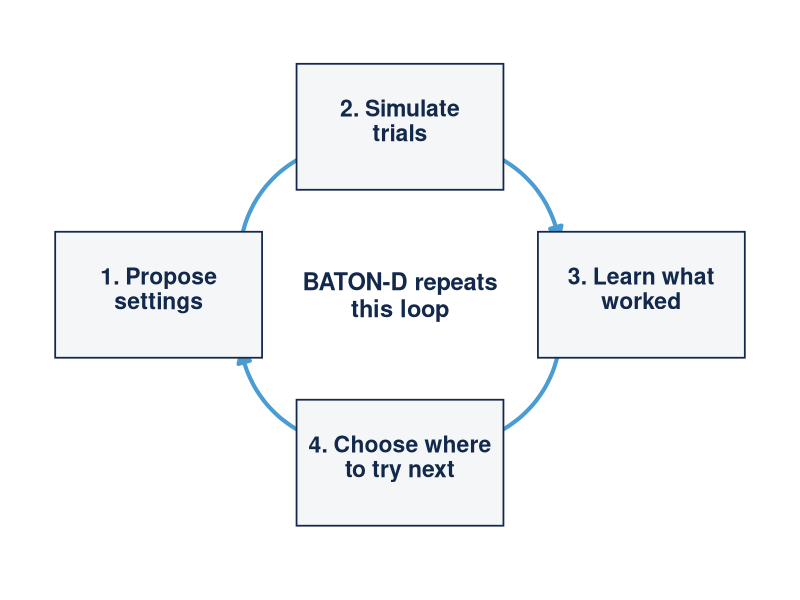

Generate this figure with R:
# Plain-English BATON loop for the main deck (technical loop fig_D lives in backup).
# Four-node cycle, house palette, minimal words.
dir.create("images", showWarnings = FALSE)
library(ggplot2)
navy <- "#13294B"; car <- "#4B9CD3"; graph <- "#5B6670"; fog <- "#F4F6F8"

# NUMBERED, AND THE THREE JARGON SUB-LABELS ARE GONE. The owner's review asks for four numbered
# steps and for "surrogate model" to be removed, because a generalist does not need the model's
# name at the point the loop is introduced. The other two sub-labels went with it, since the step
# names already say what each box does and three italic asides under four boxes read as clutter
# rather than as information.
nodes <- data.frame(
  x = c(1.5, 5.0, 8.5, 5.0), y = c(3.0, 4.6, 3.0, 1.4),
  main = c("1. Propose\nsettings", "2. Simulate\ntrials", "3. Learn what\nworked",
           "4. Choose where\nto try next"),
  sub  = c("", "", "", ""))
# ASSERTED. The arrows are drawn between fixed coordinates rather than derived from the node
# order, so a renumbering that did not match the arrow direction would silently teach the loop
# backwards. Step 1 sits left, 2 top, 3 right, 4 bottom, and the arrow list must run 1 to 2 to 3
# to 4 and back.
stopifnot(identical(substr(nodes$main, 1, 1), c("1", "2", "3", "4")))

arrow_df <- data.frame(
  x    = c(2.7, 6.3, 7.3, 3.7),
  y    = c(3.55, 4.35, 2.45, 1.65),
  xend = c(3.7, 7.3, 6.3, 2.7),
  yend = c(4.35, 3.55, 1.65, 2.45))

p <- ggplot() +
  geom_curve(data = arrow_df, aes(x = x, y = y, xend = xend, yend = yend),
             curvature = -0.25, colour = car, linewidth = 1.4,
             arrow = arrow(length = unit(0.3, "cm"), type = "closed")) +
  geom_tile(data = nodes, aes(x, y), width = 3.0, height = 1.2,
            fill = fog, colour = navy, linewidth = 0.6) +
  geom_text(data = nodes, aes(x, y + 0.06, label = main), size = 5.8,
            fontface = "bold", colour = navy, lineheight = 0.9) +
  geom_text(data = subset(nodes, sub != ""), aes(x, y - 0.75, label = sub),
            size = 5.6, colour = graph, fontface = "italic") +
  annotate("text", x = 5.0, y = 3.0, label = "BATON-D repeats\nthis loop", size = 6.0,
           colour = navy, fontface = "bold", lineheight = 0.95) +
  xlim(-0.2, 10.2) + ylim(0.4, 5.5) + theme_void() +
  theme(plot.margin = margin(4, 4, 4, 4))
ggsave("images/fig_loop_plain.png", p, width = 9.6, height = 4.6, dpi = 300, bg = "white")
cat("loop written\n")
